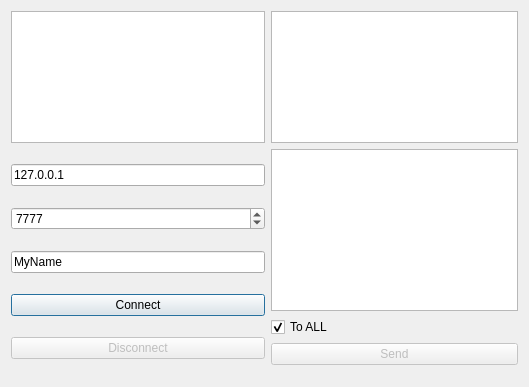
<?xml version="1.0" encoding="UTF-8"?>
<ui version="4.0">
 <class>Dialog</class>
 <widget class="QDialog" name="Dialog">
  <property name="windowModality">
   <enum>Qt::WindowModal</enum>
  </property>
  <property name="geometry">
   <rect>
    <x>0</x>
    <y>0</y>
    <width>529</width>
    <height>387</height>
   </rect>
  </property>
  <property name="windowTitle">
   <string>Client</string>
  </property>
  <layout class="QGridLayout" name="gridLayout">
   <item row="0" column="0">
    <widget class="QListWidget" name="lwLog"/>
   </item>
   <item row="0" column="1" colspan="5">
    <widget class="QListWidget" name="lwUsers">
     <property name="selectionMode">
      <enum>QAbstractItemView::MultiSelection</enum>
     </property>
     <property name="sortingEnabled">
      <bool>true</bool>
     </property>
    </widget>
   </item>
   <item row="2" column="0">
    <layout class="QVBoxLayout" name="verticalLayout">
     <item>
      <widget class="QLineEdit" name="leHost">
       <property name="text">
        <string>127.0.0.1</string>
       </property>
      </widget>
     </item>
     <item>
      <widget class="QSpinBox" name="sbPort">
       <property name="maximum">
        <number>65536</number>
       </property>
       <property name="value">
        <number>7777</number>
       </property>
      </widget>
     </item>
     <item>
      <widget class="QLineEdit" name="leName">
       <property name="text">
        <string>MyName</string>
       </property>
      </widget>
     </item>
     <item>
      <widget class="QPushButton" name="pbConnect">
       <property name="text">
        <string>Connect</string>
       </property>
      </widget>
     </item>
     <item>
      <widget class="QPushButton" name="pbDisconnect">
       <property name="enabled">
        <bool>false</bool>
       </property>
       <property name="text">
        <string>Disconnect</string>
       </property>
      </widget>
     </item>
    </layout>
   </item>
   <item row="2" column="1" colspan="5">
    <layout class="QVBoxLayout" name="verticalLayout_2">
     <item>
      <widget class="QPlainTextEdit" name="pteMessage"/>
     </item>
     <item>
      <widget class="QCheckBox" name="cbToAll">
       <property name="text">
        <string>To ALL</string>
       </property>
       <property name="checked">
        <bool>true</bool>
       </property>
      </widget>
     </item>
     <item>
      <widget class="QPushButton" name="pbSend">
       <property name="enabled">
        <bool>false</bool>
       </property>
       <property name="text">
        <string>Send</string>
       </property>
      </widget>
     </item>
     <item>
      <spacer name="verticalSpacer">
       <property name="orientation">
        <enum>Qt::Vertical</enum>
       </property>
       <property name="sizeHint" stdset="0">
        <size>
         <width>20</width>
         <height>40</height>
        </size>
       </property>
      </spacer>
     </item>
    </layout>
   </item>
  </layout>
 </widget>
 <layoutdefault spacing="6" margin="11"/>
 <resources/>
 <connections/>
</ui>
